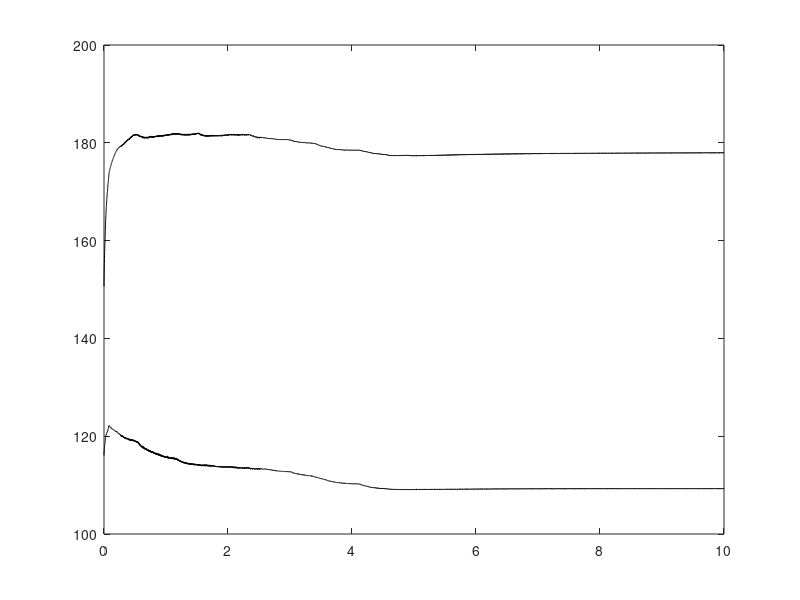

The MATLAB source for this figure:
clear; close all;
FractionalLengths = load('Vertex/results_from_time_0/fractionallengths.dat')
plot(FractionalLengths(:,1),FractionalLengths(:,2),'k')
hold on
plot(FractionalLengths(:,1),FractionalLengths(:,3),'k')